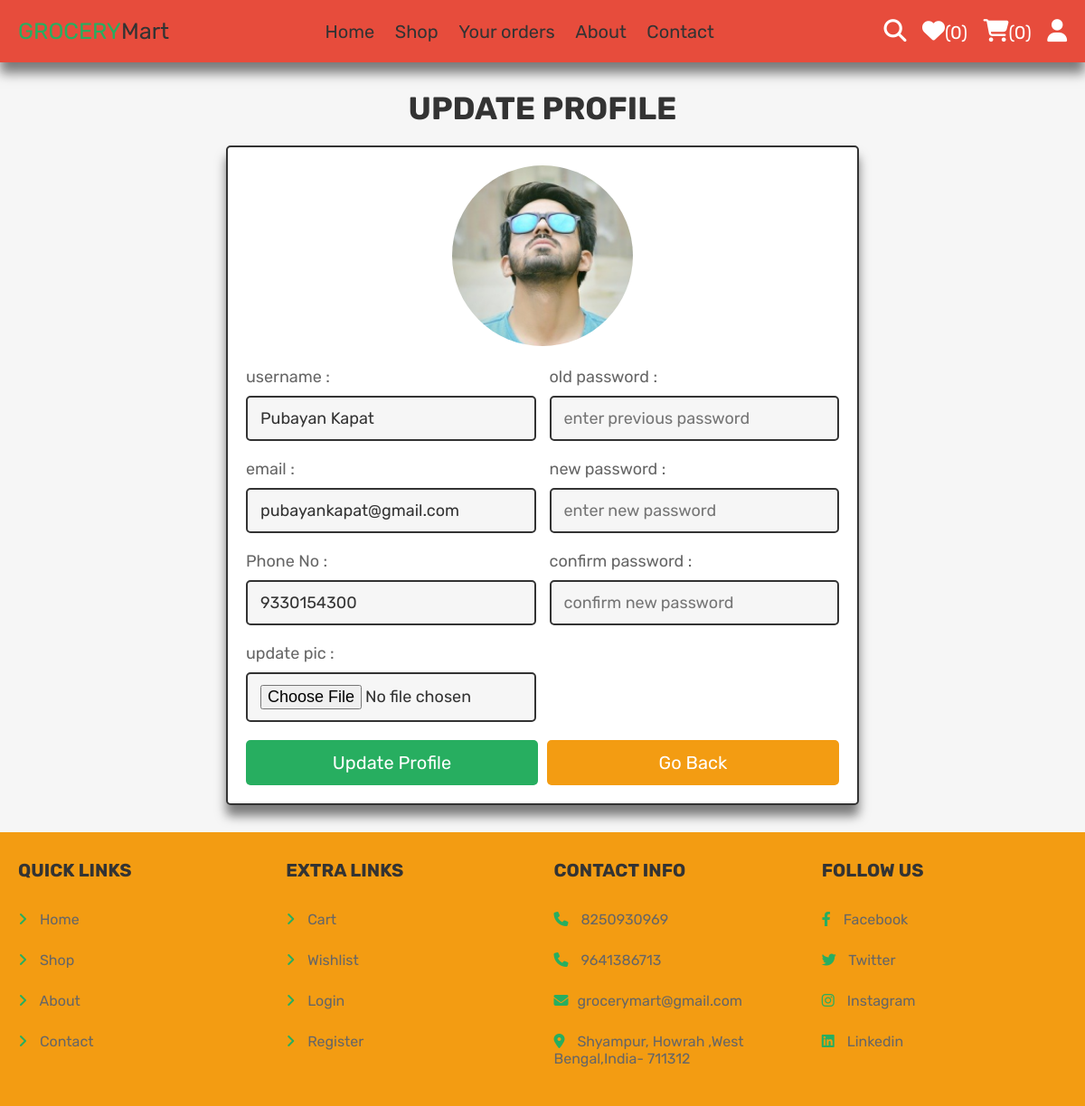
The page /user_profile_update.php (signed in) on the database its author committed.
### tables this page shows
CREATE TABLE `users` (
  `id` int(100) NOT NULL,
  `name` varchar(100) NOT NULL,
  `email` varchar(100) NOT NULL,
  `password` varchar(100) NOT NULL,
  `user_type` varchar(20) NOT NULL DEFAULT 'user',
  `image` varchar(100) NOT NULL,
  `ph_no` varchar(12) NOT NULL
);

### user_profile_update.php (the view, shortened to what this page needs)
<?php
@include 'config.php';
?>
<!DOCTYPE html>
<html lang="en">
<head>
   <link rel="stylesheet" href="https://cdnjs.cloudflare.com/ajax/libs/font-awesome/6.1.1/css/all.min.css">
   <link rel="stylesheet" href="css/components.css">
</head>
<body>
<?php include 'header.php'; ?>
<section class="update-profile">
   <h1 class="title">update profile</h1>
   <form action="" method="POST" enctype="multipart/form-data">
      <img src="uploaded_img/<?= $fetch_profile['image']; ?>" alt="">
      <div class="flex">
         <div class="inputBox">
            <span>username :</span>
            <input type="text" name="name" value="<?= $fetch_profile['name']; ?>" placeholder="update username" required class="box">
            <span>email :</span>
            <input type="email" name="email" value="<?= $fetch_profile['email']; ?>" placeholder="update email" required class="box">
            <span>Phone No :</span>
            <input type="number" name="ph" value="<?= $fetch_profile['ph_no']; ?>" placeholder="update email" required class="box">
            <span>update pic :</span>
            <input type="file" name="image" accept="image/jpg, image/jpeg, image/png" class="box">
         </div>
         <div class="inputBox">
            <span>old password :</span>
            <input type="password" name="update_pass" placeholder="enter previous password" class="box">
            <span>new password :</span>
            <input type="password" name="new_pass" placeholder="enter new password" class="box">
            <span>confirm password :</span>
            <input type="password" name="confirm_pass" placeholder="confirm new password" class="box">
         </div>
      </div>
      <div class="flex-btn">
         <input type="submit" class="btn" value="update profile" name="update_profile">
         <a href="home.php" class="option-btn">go back</a>
      </div>
   </form>
</section>
<?php include 'footer.php'; ?>
</body>
</html>

### css/components.css (style rules this page uses)
:root { --green:#27ae60; --orange:#f39c12; --red:#e74c3c; --black:#333; --light-color:#666; --white:#fff; --light-bg:#f6f6f6; --border:.2rem solid var(--black); --box-shadow:0 1.2rem 1.2rem rgba(0,0,0,.5); }
* { font-family: 'Rubik', sans-serif; margin:0; padding:0; box-sizing: border-box; outline: none; border:none; text-decoration: none; color:var(--black); }
body { background-color: var(--light-bg); }
html { font-size: 62.5%; overflow-x: hidden; scroll-behavior: smooth; scroll-padding-top: 6.5rem; }
section { padding:3rem 2rem; max-width: 1200px; margin:0 auto; }
.btn, .delete-btn, .option-btn { display: block; width: 100%; margin-top: 1rem; border-radius: .5rem; color:var(--white); font-size: 2rem; padding:1.3rem 3rem; text-transform: capitalize; cursor: pointer; text-align: center; }
.btn { background-color: var(--green); }
.option-btn { background-color: var(--orange); }
.flex-btn { display: flex; flex-wrap: wrap; gap:1rem; }
.flex-btn > * { flex:1; }
.title { text-align: center; margin-bottom: 2rem; text-transform: uppercase; color:var(--black); font-size: 3.5rem; }
.update-profile form { max-width: 70rem; margin: 0 auto; background-color: var(--white); box-shadow: var(--box-shadow); border:var(--border); border-radius: .5rem; padding:2rem; text-align: center; }
.update-profile form .flex { display: flex; gap:1.5rem; justify-content: space-between; }
.update-profile form img { height: 20rem; width: 20rem; margin-bottom: 1rem; border-radius: 50%; object-fit: cover; }
.update-profile form .inputBox { text-align: left; width: 49%; }
.update-profile form .inputBox span { display: block; padding-top: 1rem; font-size: 1.8rem; color:var(--light-color); }
.update-profile form .inputBox .box { width: 100%; padding:1.2rem 1.4rem; font-size: 1.8rem; color:var(--black); border:var(--border); border-radius: .5rem; margin:1rem 0; background-color: var(--light-bg); }

### rows shown on the page
users: image (picture), name "Pubayan Kapat", email "pubayankapat@gmail.com", ph "9330154300"

### other values the page prints
$count_wishlist_items->rowCount() "0"
$count_cart_items->rowCount() "0"
